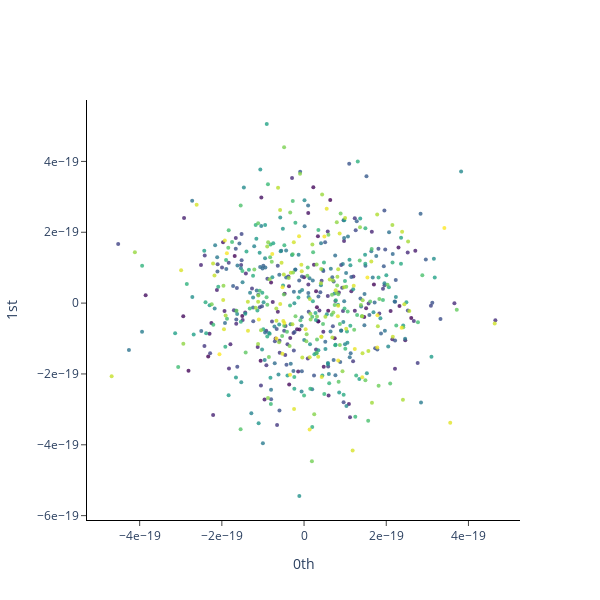

Notebook source saved alongside this figure:
### Code cell
plot_point_cloud(y_embedded_noise)

### Figure 1 — Plotly figure (JSON) as saved in the notebook; plotly's stock layout.template omitted (floating-point values rounded to 4 significant figures; data arrays with more than 128 entries replaced by an {"elided": "..."} marker saying what was removed)
{"data": [{"marker": {"color": {"elided": "580 int values"}, "colorscale": [[0, "#440154"], [0.1111, "#482878"], [0.2222, "#3e4989"], [0.3333, "#31688e"], [0.4444, "#26828e"], [0.5556, "#1f9e89"], [0.6667, "#35b779"], [0.7778, "#6ece58"], [0.8889, "#b5de2b"], [1, "#fde725"]], "opacity": 0.8, "size": 4}, "mode": "markers", "type": "scatter", "x": {"elided": "580 float values"}, "y": {"elided": "580 float values"}}], "layout": {"height": 600, "plot_bgcolor": "white", "width": 600, "xaxis": {"anchor": "x", "exponentformat": "e", "linecolor": "black", "linewidth": 1, "mirror": false, "showexponent": "all", "showline": true, "side": "bottom", "ticks": "outside", "title": {"text": "0th"}, "type": "linear", "zeroline": true}, "yaxis": {"anchor": "y", "exponentformat": "e", "linecolor": "black", "linewidth": 1, "mirror": false, "showexponent": "all", "showline": true, "side": "left", "ticks": "outside", "title": {"text": "1st"}, "type": "linear", "zeroline": true}}}
